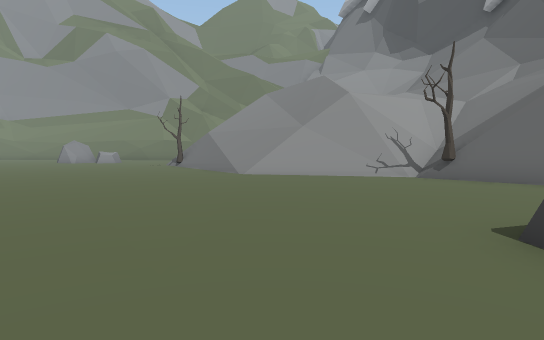
view 1 (above)

22 first-person views from a walk through a Unity game level. The camera is 1.5 m above the floor, tilts 4° down and sees 75° across. The floor is counted in squares, 2 m on a side. Each view is taken from the middle of a square. On the plan, view 1 faces up. The plan holds only what a view shows up to about 11 squares ahead; the rest is blank. The place goes on beyond the plan. The player is left out. Some animated figures are left out.

view 2
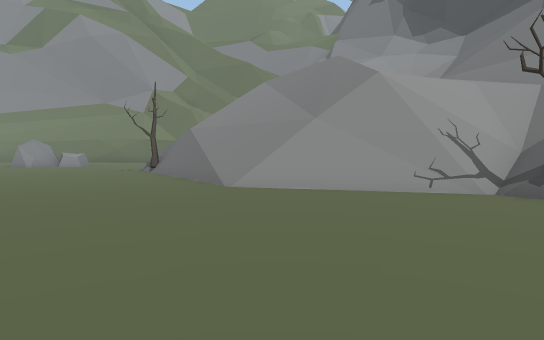

view 3
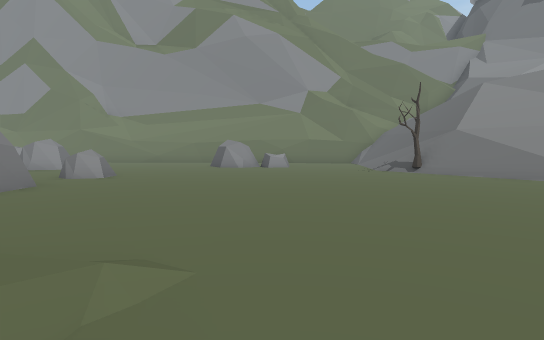

view 4
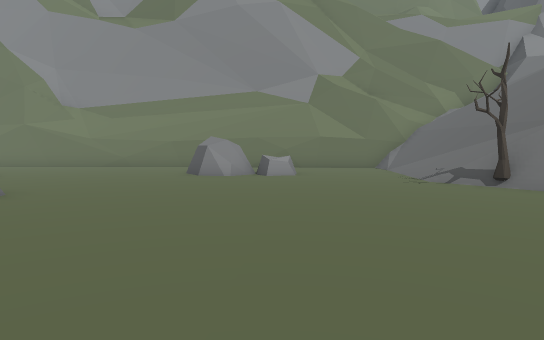

view 5
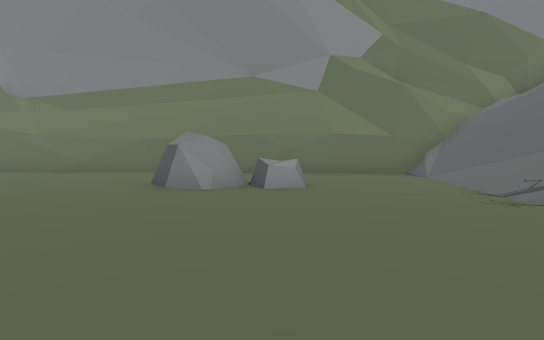

view 6
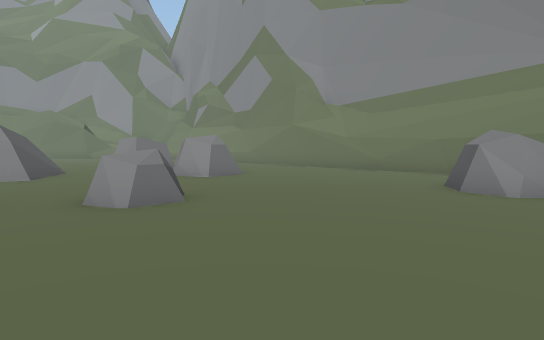

view 7
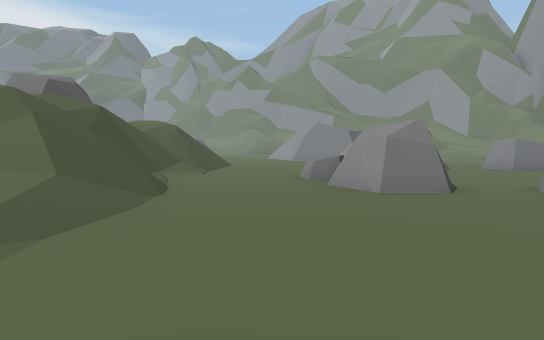

view 8
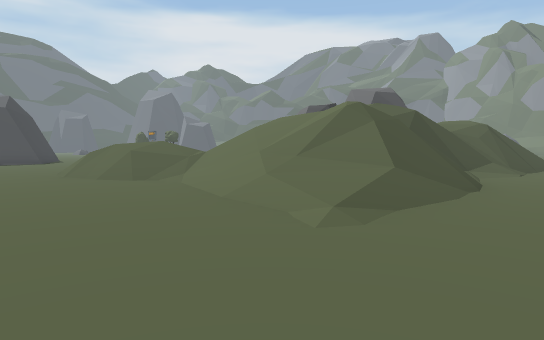

view 9
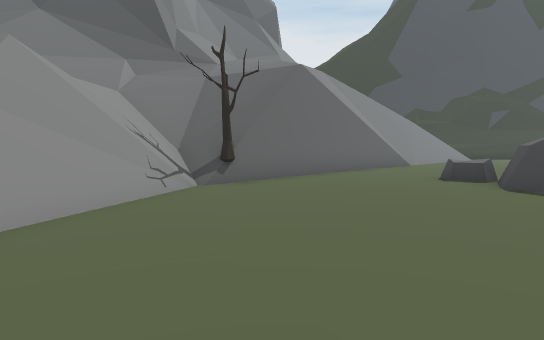

view 10
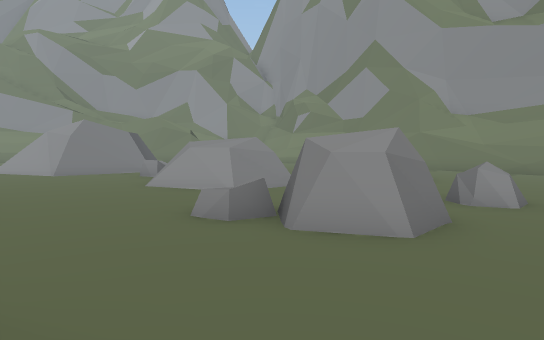

view 11
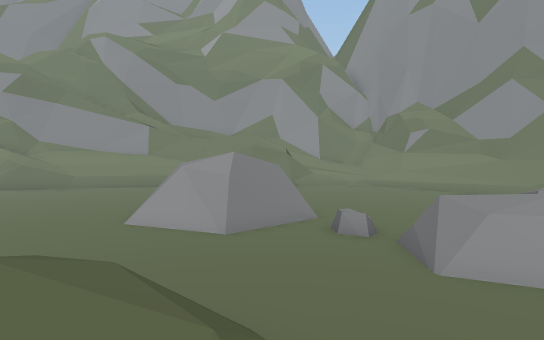

view 12
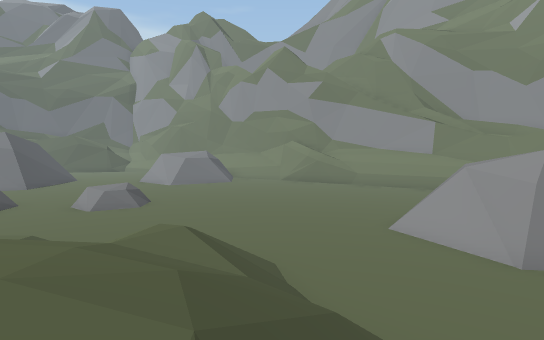

view 13
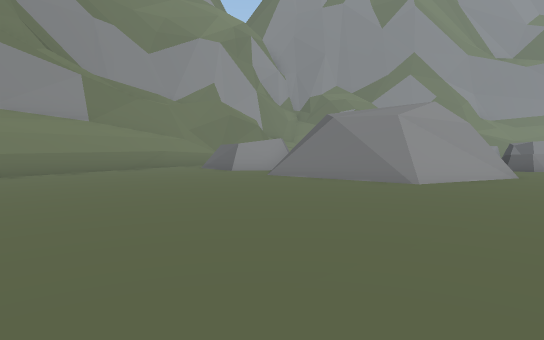

view 14
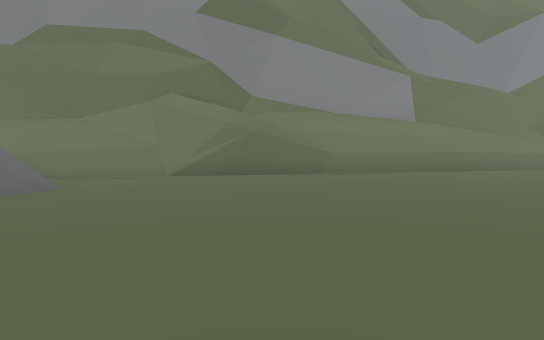

view 15
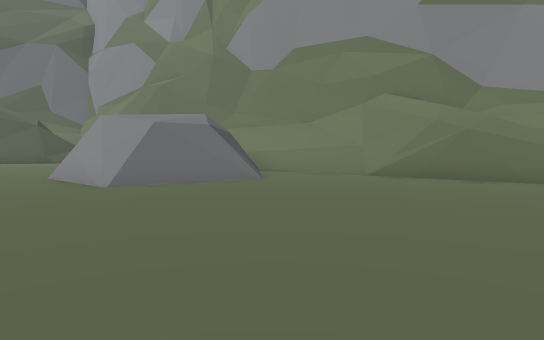

view 16
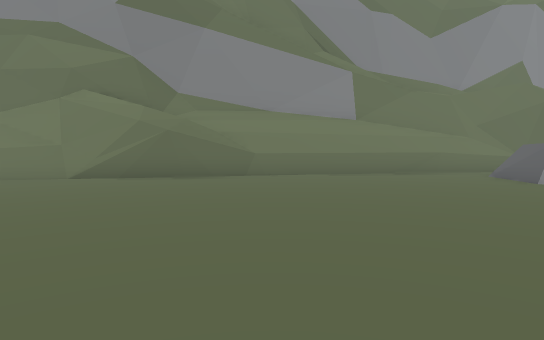

view 17
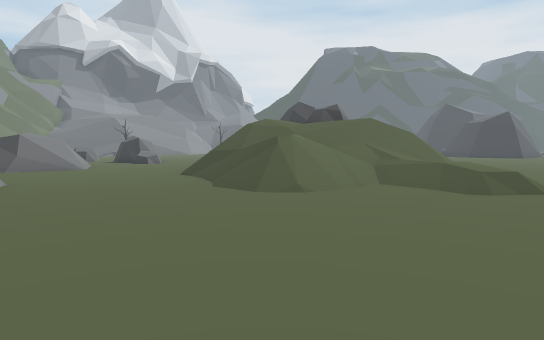

view 18
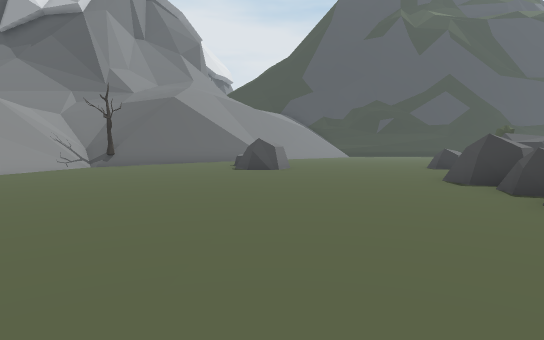

view 19
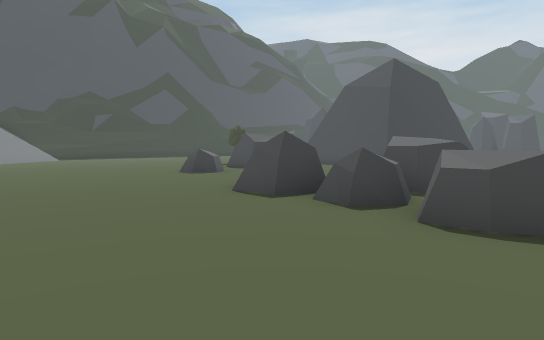

view 20
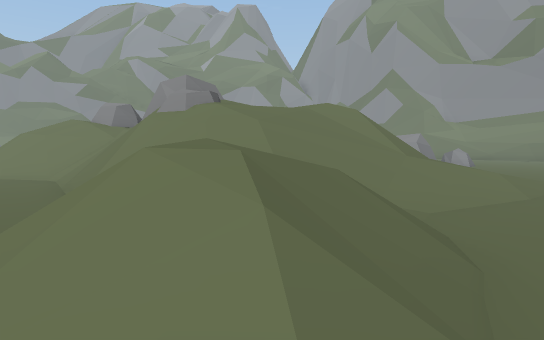

view 21
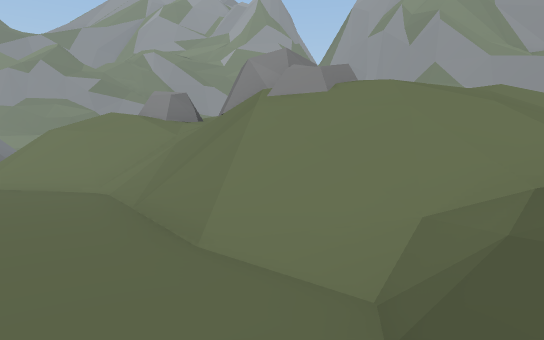

view 22
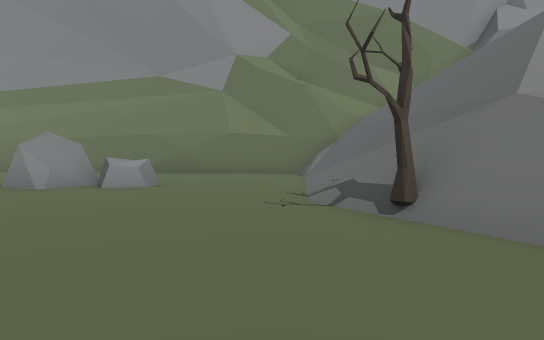

### Floor plan
Key: @ floor where view 1 was taken; # wall or solid block; x gap in a wall; . main floor; - floor 0.25 m lower than the main floor; : floor 3.25 m higher than the main floor; + floor 3.5 m higher than the main floor; / step, stairs or slope; = window, fence, low wall or low ledge; ^ raised ledge; v drop or lower ground; T tree.
Columns run from 39 left of view 1 to 8 right of it. Each row starts with its distance up from view 1.
 21                        ##########   ####=/
 20                        ------ --#####// //
 19                         ----- -----////
 18                        ------  ----////
 17                        .-----##^---////
 16                        ##----------////
 15        ##           ##.##.-.-------////       //
 14       ##            .#.......------T#/////   ///
 13      ##.        ..............------#/////   //#
 12      #..##     ....#=#/...^....------=////  ///#
 11     ##...##    #.=.#///..............//////////#
 10    ##...... :+ #.^x#///.. #.........../#v //////
  9    #......=##=##....=/...##.............=#=/////
  8   ##......./=///........^#.................T////
  7  ##.........///.............................#///
  6  #...........................................#v/
  5 ##................//////.//////...............##
  4 #..............////////==//////................#
  3 #..............////////////////........../#^=...
  2 .............../////// #^/ ///.........../  ....
  1 #/=.............////^^/##=////.................
  0   ==....../....////////////////........@.......
 -1   #=....  /....// /////////////...............
 -2   #...    =...    ///.......///...^#^#.......
 -3   #..     ...           ....///..  .=# ...=.

Where each view was taken, in squares from view 1:
view 1: 0 up, 0 right, facing up
view 2: 3 up, 0 right, facing up
view 3: 3 up, 8 left, facing up
view 4: 7 up, 8 left, facing up
view 5: 10 up, 8 left, facing up
view 6: 10 up, 8 left, facing up-left
view 7: 7 up, 7 left, facing left
view 8: 7 up, 6 left, facing down-left
view 9: 7 up, 3 left, facing right
view 10: 5 up, 11 left, facing up-left
view 11: 3 up, 17 left, facing up-left
view 12: 4 up, 18 left, facing left
view 13: 0 up, 29 left, facing up
view 14: 0 up, 30 left, facing up-left
view 15: 2 up, 29 left, facing left
view 16: 2 up, 29 left, facing up-left
view 17: 3 up, 30 left, facing right
view 18: 2 up, 9 left, facing right
view 19: 2 up, 6 left, facing down-right
view 20: 3 down, 8 left, facing up-left
view 21: 3 down, 11 left, facing up-left
view 22: 10 up, 5 left, facing up
